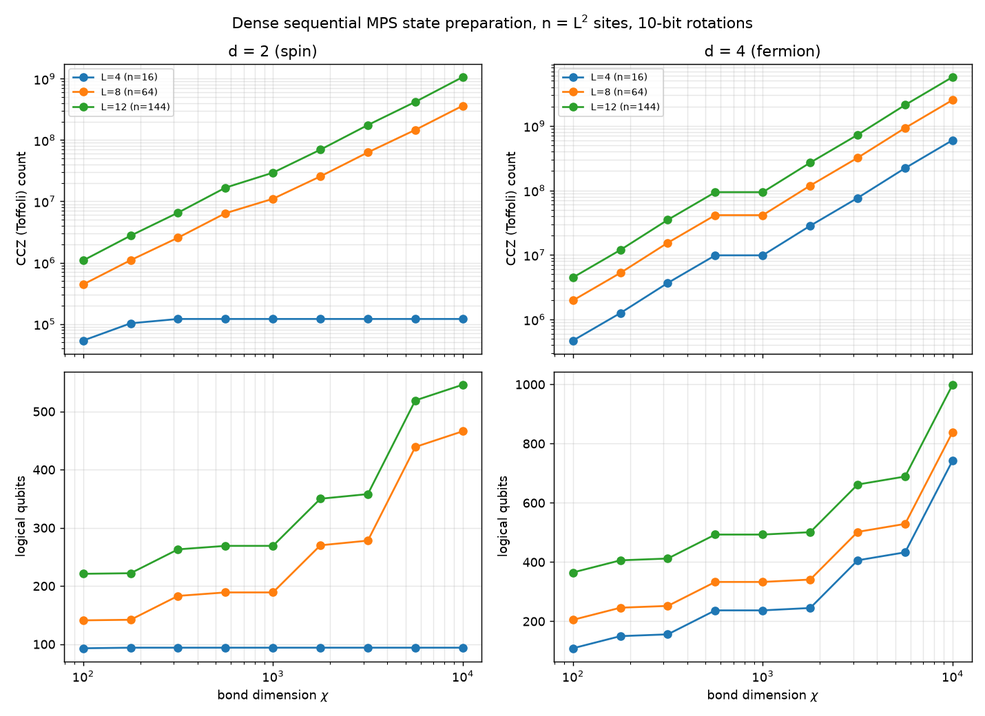
#> input picture examples/benchmark/mps_sequential_estimates.png, 985 x 716 px, shrunk from 1430 x 1040 before the run
$ python convert_white_to_alpha.py ../../../../examples/benchmark/mps_sequential_estimates.png out.png
#> lines starting #> are read from the running program, lines starting #| are printed output that depends on the picture
#> in main, image is the input picture: PIL image 985x716 RGBA; mean R, G, B, A 245, 245.5, 244.3, 255
"""Convert a white-backed PNG to transparency without changing its white composite."""

# --------------------------------------------------------------------------------------------
# Copyright (c) Microsoft Corporation. All rights reserved.
# Licensed under the MIT License. See LICENSE.txt in the project root for license information.
# --------------------------------------------------------------------------------------------

import argparse
from pathlib import Path

import numpy as np
from PIL import Image


def white_to_alpha(image: Image.Image) -> Image.Image:
    """Return an RGBA image that reproduces ``image`` exactly over white."""
    rgb = np.asarray(image.convert("RGB"), dtype=np.uint8)
    alpha = (255 - rgb.min(axis=2)).astype(np.uint8)
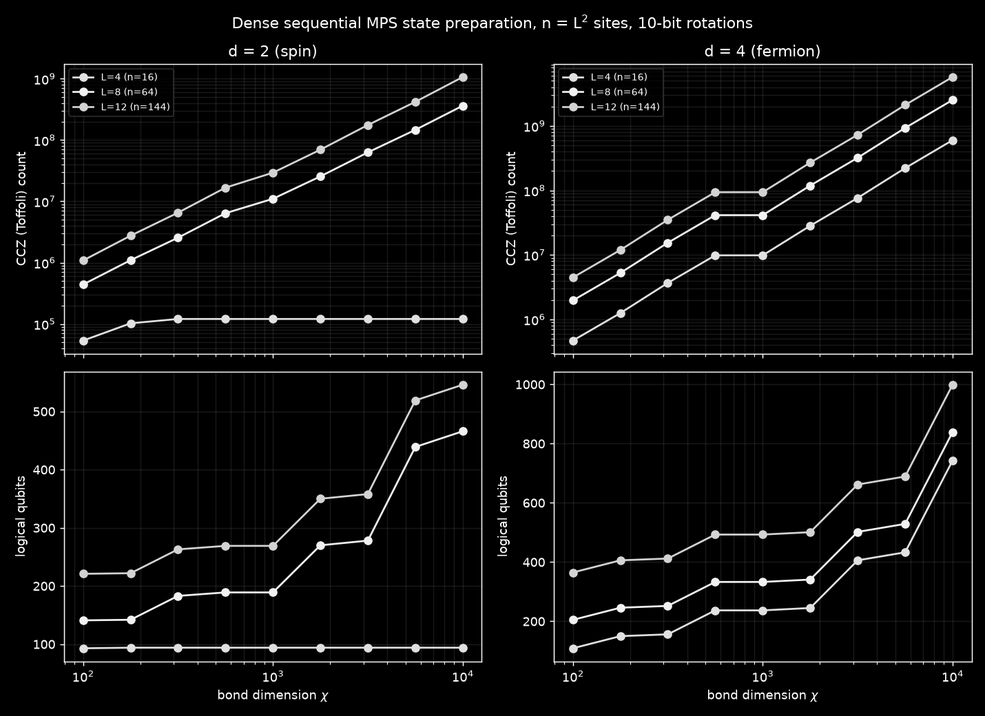
#> alpha: shape (716, 985); min 0, max 255, mean 11.8
    alpha_fraction = alpha.astype(np.float32) / 255.0
    foreground = np.full_like(rgb, 255)

    for channel in range(3):
        values = rgb[:, :, channel].astype(np.float32)
        unmixed = 255.0 + (values - 255.0) / np.maximum(alpha_fraction, 1.0 / 255.0)
        foreground[:, :, channel] = np.clip(np.rint(unmixed), 0, 255).astype(np.uint8)
#> this loop made 3 passes
#> pass 1, in white_to_alpha, `values = rgb[:, :, channel].astype(np.float32)`:
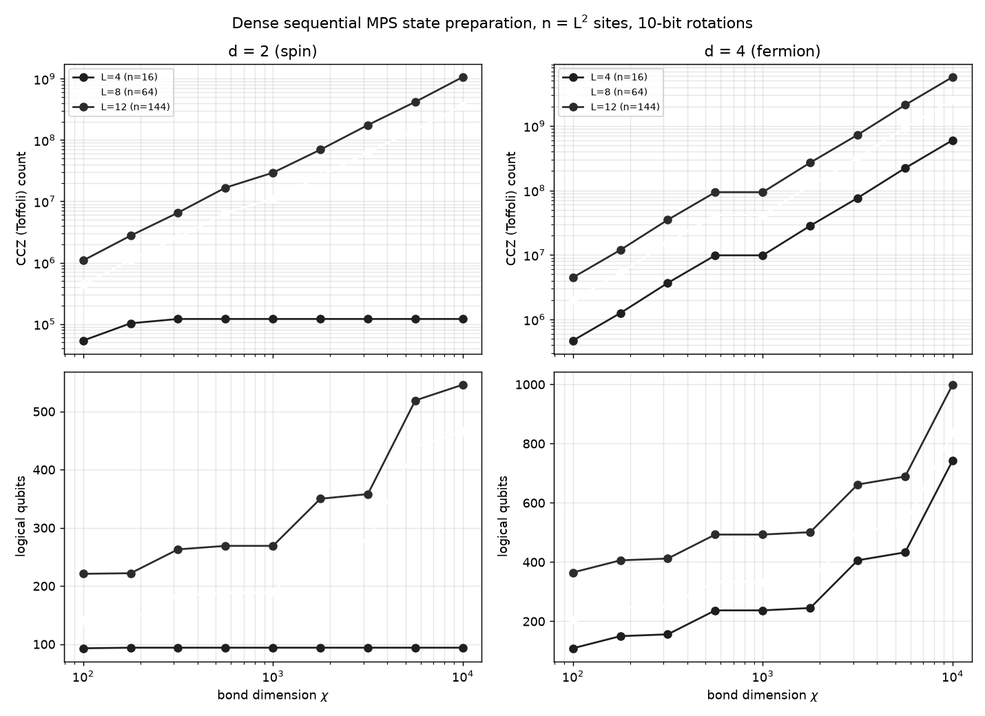
#> values: shape (716, 985) float32; min 0, max 255, mean 245
#> pass 1, in white_to_alpha, `unmixed = 255.0 + (values - 255.0) / np.maximum(alpha_fraction, 1.0 / ..`:
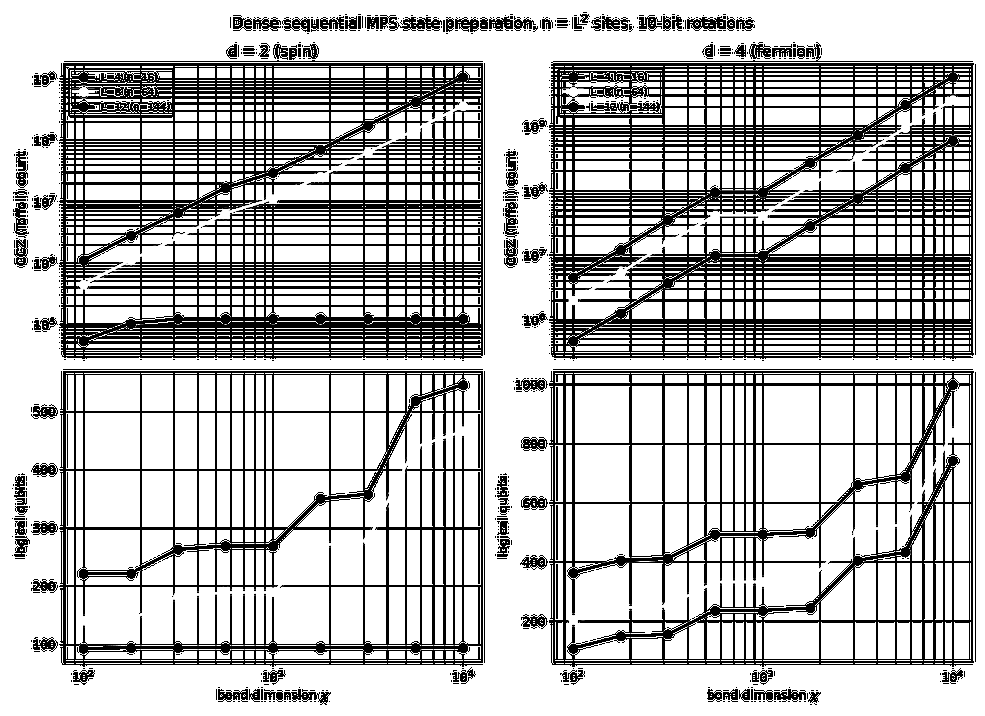
#> unmixed: shape (716, 985) float32; min 0, max 255, mean 187
#> pass 2, in white_to_alpha, `values = rgb[:, :, channel].astype(np.float32)`:
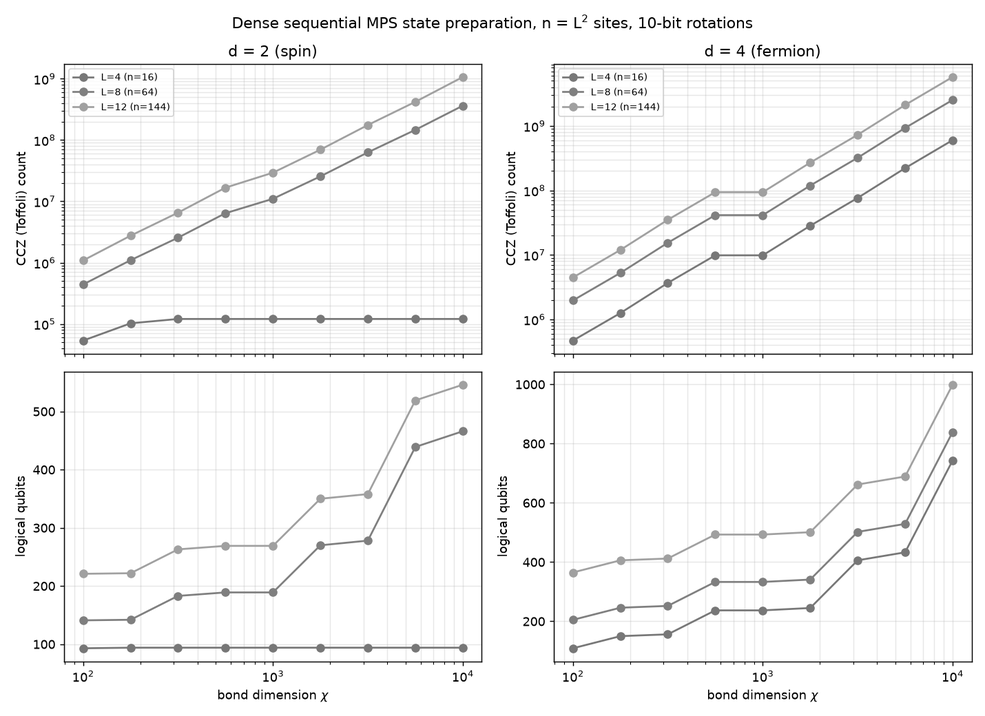
#> values: shape (716, 985) float32; min 0, max 255, mean 245.5
#> after the loop:
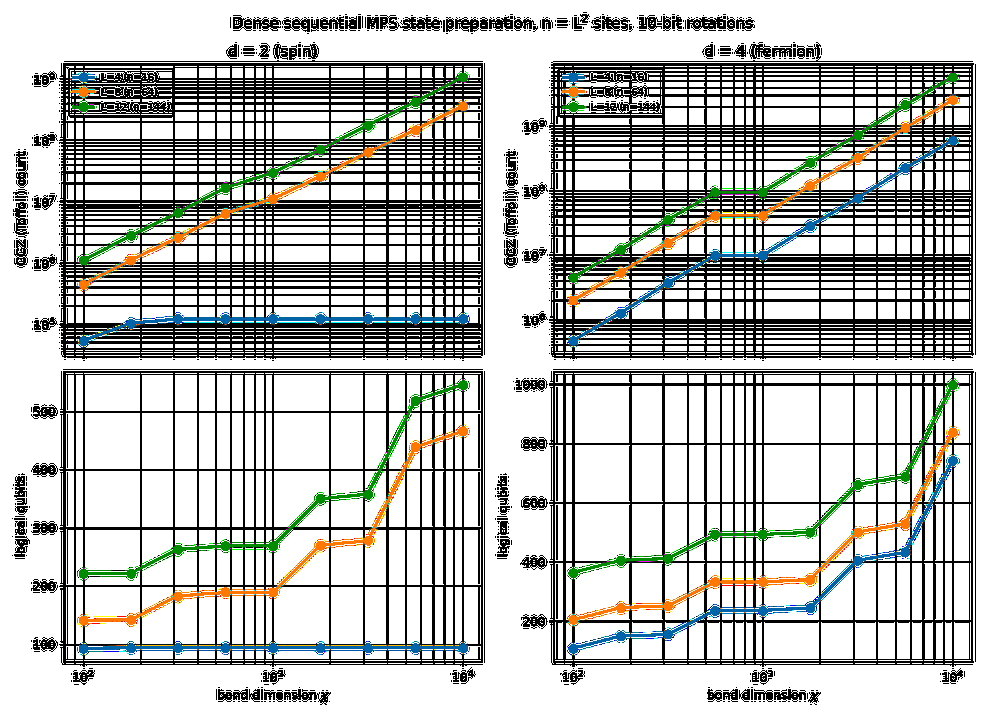
#> foreground: shape (716, 985, 3); mean R, G, B 187, 188.5, 185.7
#> after the loop:
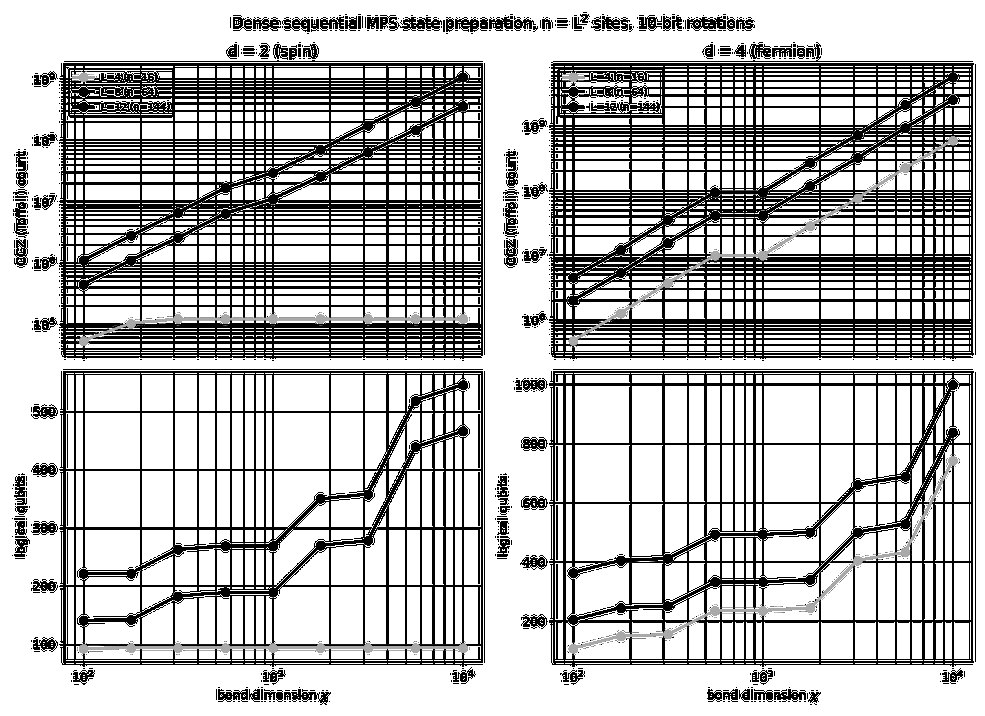
#> unmixed: shape (716, 985) float32; min 0, max 255, mean 185.7

    return Image.fromarray(np.dstack((foreground, alpha)), mode="RGBA")


def main() -> None:
    """Convert one opaque source PNG and write its transparent equivalent."""
    parser = argparse.ArgumentParser(description=__doc__)
    parser.add_argument("input", type=Path, help="Opaque source PNG")
    parser.add_argument("output", type=Path, help="Transparent output PNG")
    arguments = parser.parse_args()

    with Image.open(arguments.input) as image:
        converted = white_to_alpha(image)
    converted.save(arguments.output)
    print(f"Wrote {arguments.output}")


if __name__ == "__main__":
    main()
